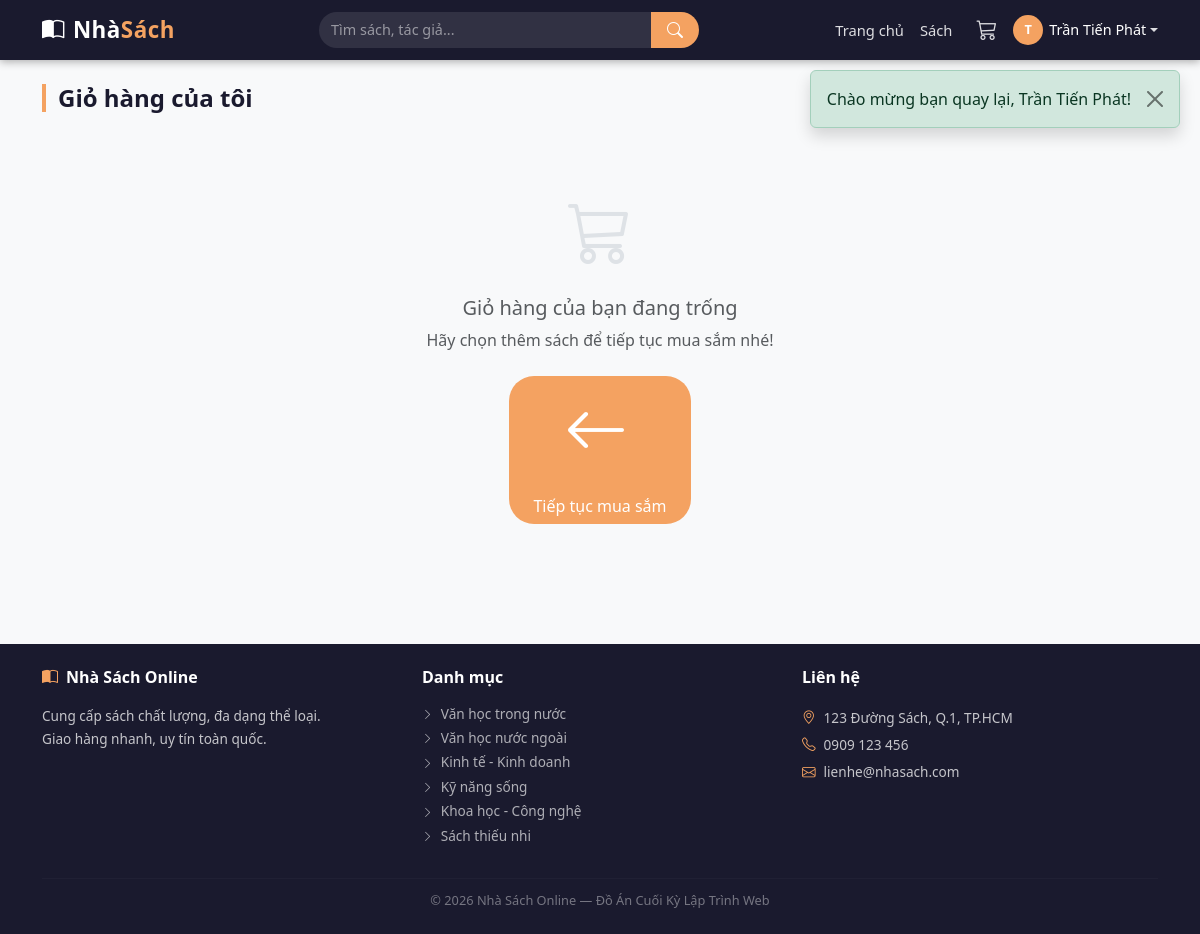
The page /cart.php (signed in) on the database as committed earlier.
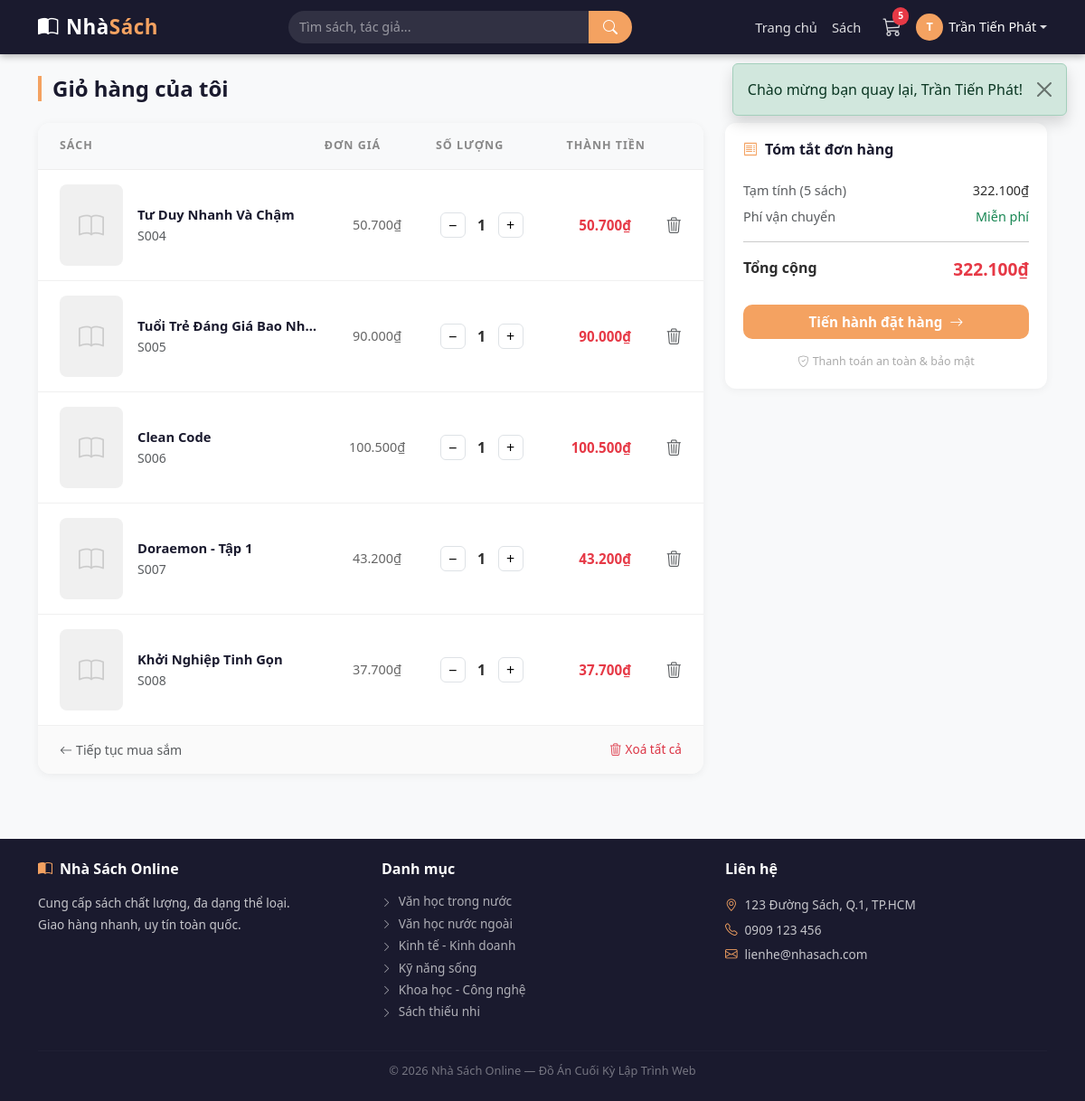
The same page on the database as committed later.
### tables this page shows
CREATE TABLE `the_loai` (
  `id` int(11) NOT NULL,
  `ten` varchar(100) NOT NULL,
  `mo_ta` text DEFAULT NULL,
  `trang_thai` tinyint(1) NOT NULL DEFAULT 1
);

CREATE TABLE `sach` (
  `id` int(11) NOT NULL,
  `ma_sach` varchar(20) NOT NULL,
  `ten` varchar(255) NOT NULL,
  `tac_gia` varchar(150) DEFAULT NULL,
  `the_loai_id` int(11) NOT NULL,
  `nha_xb` varchar(150) DEFAULT NULL,
  `mo_ta` text DEFAULT NULL,
  `don_vi_tinh` varchar(30) DEFAULT 'cuốn',
  `hinh` varchar(255) DEFAULT NULL,
  `so_luong` int(11) NOT NULL DEFAULT 0,
  `gia_nhap` decimal(15,2) NOT NULL DEFAULT 0.00,
  `ty_le_ln` decimal(5,2) NOT NULL DEFAULT 0.00,
  `hien_trang` tinyint(1) NOT NULL DEFAULT 1,
  `da_nhap_hang` tinyint(1) NOT NULL DEFAULT 0,
  `ngay_tao` datetime DEFAULT current_timestamp()
);

### cart.php (the view, shortened to what the changed rows need)
<?php
require_once 'includes/header.php';
$gio_hang  = $_SESSION['gio_hang'] ?? [];
$items     = [];
$tong_tien = 0;
if (!empty($gio_hang)) {
    $ids      = implode(',', array_map('intval', array_keys($gio_hang)));
    $stmt     = $pdo->query("
        SELECT id, ten, hinh, so_luong AS ton_kho, ma_sach,
               ROUND(gia_nhap * (1 + ty_le_ln/100), 0) AS gia_ban
        FROM sach
        WHERE id IN ($ids) AND hien_trang = 1
    ");
    $sachs_db = $stmt->fetchAll(PDO::FETCH_ASSOC);
    foreach ($sachs_db as $s) {
        $sl = min($gio_hang[$s['id']], $s['ton_kho']);
        if ($sl > 0) {
            $thanh_tien = $s['gia_ban'] * $sl;
            $tong_tien += $thanh_tien;
            $items[]    = array_merge($s, ['so_luong' => $sl, 'thanh_tien' => $thanh_tien]);
        }
    }
}
?>
<div class="container py-4">
  <?php if (empty($items)): ?>
    <div class="empty-state py-5">
      <i class="bi bi-cart3" style="font-size:4rem; color:#dee2e6; display:block; margin-bottom:16px;"></i>
      <h5 class="text-muted">Giỏ hàng của bạn đang trống</h5>
      <p class="text-muted">Hãy chọn thêm sách để tiếp tục mua sắm nhé!</p>
      <a href="/nhasach/books.php" class="btn btn-accent px-4 mt-2">
        <i class="bi bi-arrow-left me-2"></i>Tiếp tục mua sắm
      </a>
    </div>
  <?php else: ?>
    <div class="row g-4">
      <div class="col-lg-8">
        <div style="background:#fff; border-radius:14px; box-shadow:0 2px 10px rgba(0,0,0,.06); overflow:hidden;">
          <div class="d-none d-md-flex px-4 py-3"
               style="background:#f8f9fa; border-bottom:1px solid #eee;
                      font-size:.78rem; text-transform:uppercase;
                      letter-spacing:.08em; color:#888; font-weight:600;">
            <div style="flex:2;">Sách</div>
            <div style="flex:1; text-align:center;">Đơn giá</div>
            <div style="flex:1; text-align:center;">Số lượng</div>
            <div style="flex:1; text-align:right;">Thành tiền</div>
            <div style="width:40px;"></div>
          </div>
          <?php foreach ($items as $item): ?>
            <div class="d-flex align-items-center gap-3 px-4 py-3"
                 style="border-bottom:1px solid #f0f0f0;">
              <a href="/nhasach/book.php?id=<?= $item['id'] ?>" style="flex-shrink:0;">
                <?php if (!empty($item['hinh']) && file_exists("uploads/" . $item['hinh'])): ?>
                  <img src="/nhasach/uploads/<?= htmlspecialchars($item['hinh']) ?>"
                       alt="<?= htmlspecialchars($item['ten']) ?>"
                       style="width:70px; height:90px; object-fit:cover; border-radius:8px;">
                <?php else: ?>
                  <div style="width:70px; height:90px; background:#f0f0f0; border-radius:8px;
                              display:flex; align-items:center; justify-content:center; color:#ccc;">
                    <i class="bi bi-book fs-3"></i>
                  </div>
                <?php endif; ?>
              </a>
              <div style="flex:2; min-width:0;">
                <a href="/nhasach/book.php?id=<?= $item['id'] ?>"
                   class="fw-semibold text-truncate d-block"
                   style="color:#1a1a2e; font-size:.92rem; max-width:240px;">
                  <?= htmlspecialchars($item['ten']) ?>
                </a>
                <small class="text-muted"><?= htmlspecialchars($item['ma_sach']) ?></small>
              </div>
              <div class="d-none d-md-block" style="flex:1; text-align:center; color:#666; font-size:.9rem;">
                <?= number_format($item['gia_ban'], 0, ',', '.') ?>₫
              </div>
              <div style="flex:1; text-align:center;">
                <form method="POST" action="/nhasach/cart.php"
                      class="d-flex align-items-center justify-content-center gap-1">
                  <button type="submit" name="so_luong"
                          value="<?= $item['so_luong'] - 1 ?>"
                          class="cart-qty-btn">−</button>
                  <span class="fw-bold" style="min-width:28px; text-align:center;">
                    <?= $item['so_luong'] ?>
                  </span>
                  <button type="submit" name="so_luong"
                          value="<?= $item['so_luong'] + 1 ?>"
                          class="cart-qty-btn"
                          <?= $item['so_luong'] >= $item['ton_kho'] ? 'disabled' : '' ?>>+</button>
                </form>
              </div>
              <div style="flex:1; text-align:right; font-weight:700; color:#e63946; font-size:.95rem;">
                <?= number_format($item['thanh_tien'], 0, ',', '.') ?>₫
              </div>
              <div style="width:40px; text-align:right;">
                <a href="/nhasach/cart.php?action=remove&sach_id=<?= $item['id'] ?>"
                   class="text-muted"
                   title="Xoá"
                   onclick="return confirm('Xoá sách này khỏi giỏ hàng?')"
                   style="font-size:1.1rem;">
                  <i class="bi bi-trash3"></i>
                </a>
              </div>
            </div>
          <?php endforeach; ?>
          <div class="px-4 py-3 d-flex justify-content-between align-items-center"
               style="background:#fafafa;">
            <a href="/nhasach/books.php" class="text-muted" style="font-size:.88rem;">
              <i class="bi bi-arrow-left me-1"></i>Tiếp tục mua sắm
            </a>
            <a href="/nhasach/cart.php?action=clear"
               class="text-danger" style="font-size:.85rem;"
               onclick="return confirm('Xoá toàn bộ giỏ hàng?')">
              <i class="bi bi-trash3 me-1"></i>Xoá tất cả
            </a>
          </div>
        </div>
      </div>
      <div class="col-lg-4">
        <div class="order-summary">
          <h6 class="fw-bold mb-4" style="color:#1a1a2e; font-size:1rem;">
            <i class="bi bi-receipt me-2" style="color:#f4a261;"></i>Tóm tắt đơn hàng
          </h6>
          <div class="d-flex justify-content-between mb-2" style="font-size:.9rem;">
            <span class="text-muted">Tạm tính (<?= count($items) ?> sách)</span>
            <span><?= number_format($tong_tien, 0, ',', '.') ?>₫</span>
          </div>
          <div class="d-flex justify-content-between mb-3" style="font-size:.9rem;">
            <span class="text-muted">Phí vận chuyển</span>
            <span class="text-success">Miễn phí</span>
          </div>
          <hr>
          <div class="d-flex justify-content-between mb-4">
            <span class="fw-bold">Tổng cộng</span>
            <span class="fw-bold" style="font-size:1.2rem; color:#e63946;">
              <?= number_format($tong_tien, 0, ',', '.') ?>₫
            </span>
          </div>
          <a href="/nhasach/checkout.php" class="btn w-100 py-2 fw-semibold"
             style="background:#f4a261; color:#fff; border:none; border-radius:10px; font-size:.95rem;">
            Tiến hành đặt hàng <i class="bi bi-arrow-right ms-1"></i>
          </a>
          <div class="mt-3 text-center" style="font-size:.78rem; color:#aaa;">
            <i class="bi bi-shield-check me-1"></i>Thanh toán an toàn &amp; bảo mật
          </div>
        </div>
      </div>
    </div>
  <?php endif; ?>
</div>
<?php require_once 'includes/footer.php'; ?>

### includes/header.php (shortened to what the changed rows need)
<?php
require_once __DIR__ . '/../config/database.php';
$so_san_pham_gio = 0;
if (isset($_SESSION['khach_hang_id'])) {
    $stmt_gio = $pdo->prepare("SELECT COALESCE(SUM(so_luong),0) FROM gio_hang WHERE khach_hang_id=?");
    $stmt_gio->execute([$_SESSION['khach_hang_id']]);
    $so_san_pham_gio = (int)$stmt_gio->fetchColumn();
} elseif (isset($_SESSION['gio_hang'])) {
    foreach ($_SESSION['gio_hang'] as $sl) {
        $so_san_pham_gio += $sl;
    }
}
?>
<!DOCTYPE html>
<html lang="vi">
<head>
  <link href="https://cdn.jsdelivr.net/npm/bootstrap@5.3.0/dist/css/bootstrap.min.css" rel="stylesheet">
  <link href="https://cdn.jsdelivr.net/npm/bootstrap-icons@1.10.5/font/bootstrap-icons.css" rel="stylesheet">
  <link href="/nhasach/assets/css/style.css?v=2" rel="stylesheet">
</head>
<body>
<nav class="navbar navbar-expand-lg sticky-top">
  <div class="container">
    <div class="collapse navbar-collapse" id="navMenu">
      <a href="/nhasach/cart.php" class="cart-icon text-decoration-none me-3">
        <i class="bi bi-cart3"></i>
        <?php if ($so_san_pham_gio > 0): ?>
          <span class="cart-badge"><?= $so_san_pham_gio ?></span>
        <?php endif; ?>
      </a>
    </div>
  </div>
</nav>

### includes/footer.php (shortened to what the changed rows need)
<footer class="mt-5" style="background:#1a1a2e; color: rgba(255,255,255,0.75);">
  <div class="container py-4">
    <div class="row g-4">
      <div class="col-md-4">
        <ul class="list-unstyled" style="font-size:0.85rem;">
          <?php
          try {
              $stmt = $pdo->query("SELECT id, ten FROM the_loai WHERE trang_thai = 1 LIMIT 6");
              while ($tl = $stmt->fetch()):
          ?>
            <li class="mb-1">
              <a href="/nhasach/books.php?the_loai=<?= $tl['id'] ?>"
                 style="color:rgba(255,255,255,0.65); text-decoration:none;"
                 onmouseover="this.style.color='#f4a261'" onmouseout="this.style.color='rgba(255,255,255,0.65)'">
                <i class="bi bi-chevron-right me-1" style="font-size:0.7rem;"></i>
                <?= htmlspecialchars($tl['ten']) ?>
              </a>
            </li>
          <?php
              endwhile;
          } catch (Exception $e) {  }
          ?>
        </ul>
      </div>
    </div>
  </div>
</footer>
</body>
</html>

Rows that differ between the two databases and show on the page:
now on this page (row edited): sach: ten "Tư Duy Nhanh Và Chậm", ma_sach "S004", gia_ban "50.700", $item['so_luong'] - 1 0 (drawn), so_luong "1", $item['so_luong'] + 1 2 (drawn), thanh_tien "50.700"
now on this page (row edited): sach: ten "Tuổi Trẻ Đáng Giá Bao Nh…", ma_sach "S005", gia_ban "90.000", $item['so_luong'] - 1 0 (drawn), so_luong "1", $item['so_luong'] + 1 2 (drawn), thanh_tien "90.000"
now on this page (row edited): sach: ten "Clean Code", ma_sach "S006", gia_ban "100.500", $item['so_luong'] - 1 0 (drawn), so_luong "1", $item['so_luong'] + 1 2 (drawn), thanh_tien "100.500"
now on this page (row edited): sach: ten "Doraemon - Tập 1", ma_sach "S007", gia_ban "43.200", $item['so_luong'] - 1 0 (drawn), so_luong "1", $item['so_luong'] + 1 2 (drawn), thanh_tien "43.200"
now on this page (row edited): sach: ten "Khởi Nghiệp Tinh Gọn", ma_sach "S008", gia_ban "37.700", $item['so_luong'] - 1 0 (drawn), so_luong "1", $item['so_luong'] + 1 2 (drawn), thanh_tien "37.700"
Other text that changed with them:
$so_san_pham_gio: (not shown) → "5"
count($items): (not shown) → "5"
$tong_tien: (not shown) → "322.100"
text no longer shown: "Giỏ hàng của bạn đang trống Hãy chọn thêm sách để tiếp tục mua sắm nhé!"
text now shown: "SÁCH ĐƠN GIÁ SỐ LƯỢNG THÀNH TIỀN Xoá tất cả Tóm tắt đơn hàng Tạm tính ( sách) ₫ Phí vận chuyển Miễn phí Tổng cộng ₫ Tiến hành đặt hàng Thanh toán an toàn & bảo mật"
